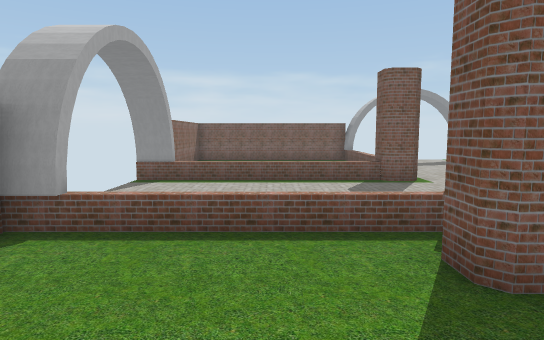
view 1 (above)

13 first-person views from a walk through a scene from a Unity 3-D project. The camera is 1.3 m above the floor, tilts 6° down and sees 75° across. The floor is counted in squares, 1 m on a side. Each view is taken from the middle of a square. On the plan, view 1 faces up. The plan holds only what a view shows up to about 15 squares ahead; the rest is blank. The player is left out. Some surface patterns are stand-ins.

view 2
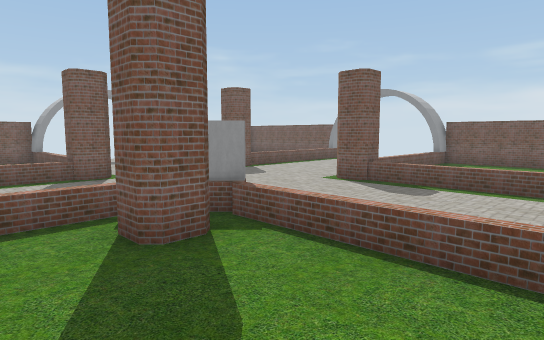

view 3
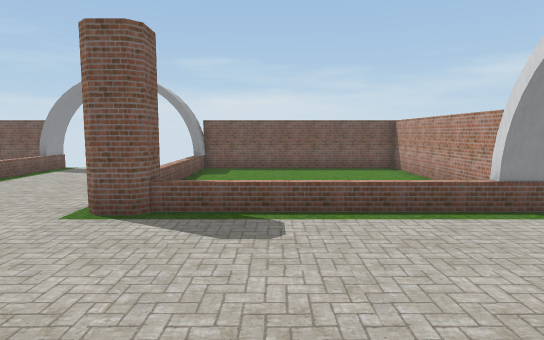

view 4
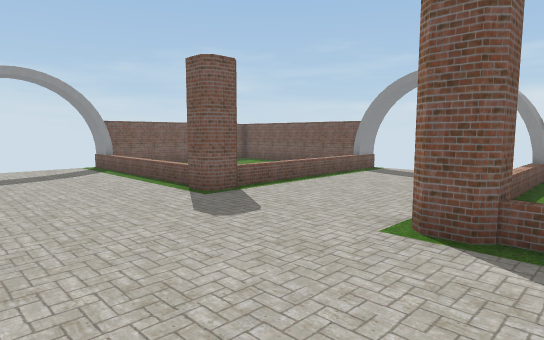

view 5
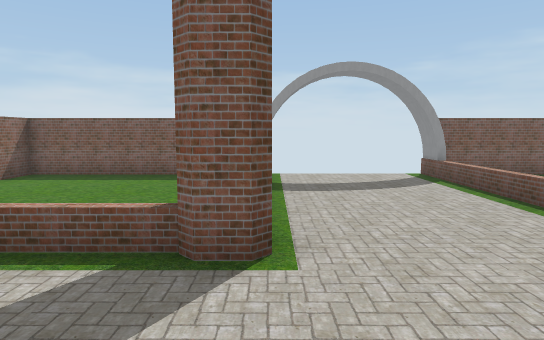

view 6
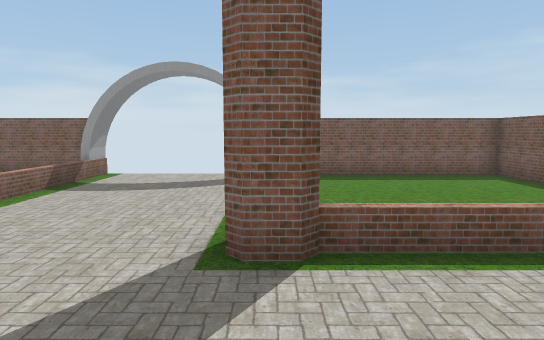

view 7
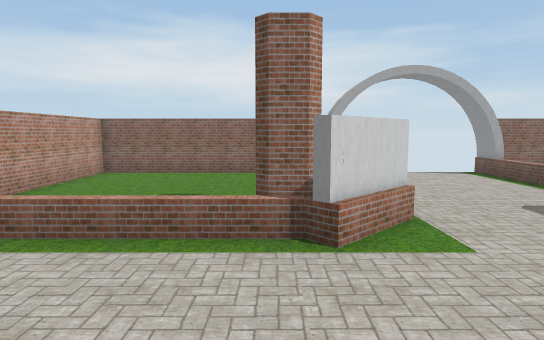

view 8
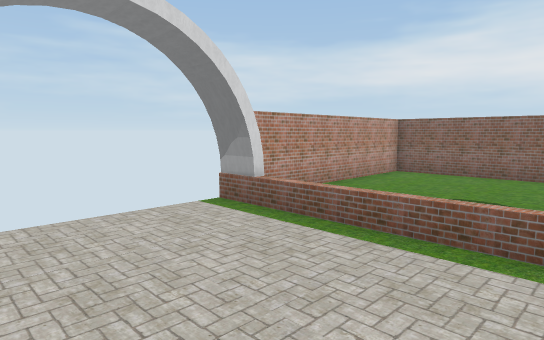

view 9
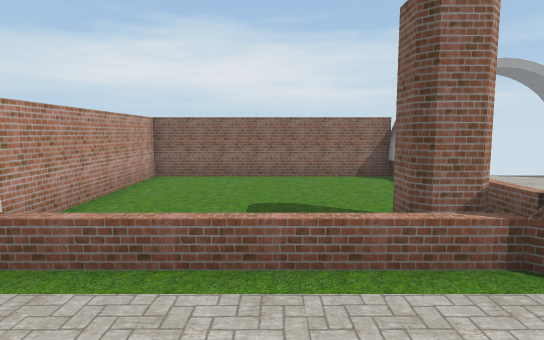

view 10
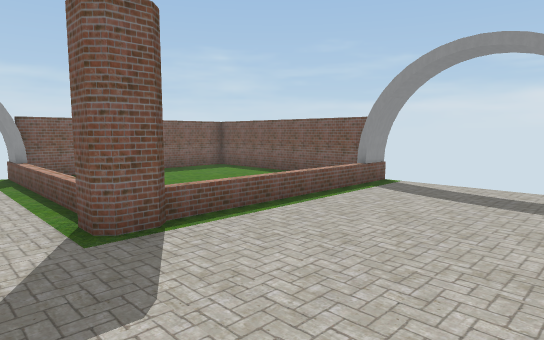

view 11
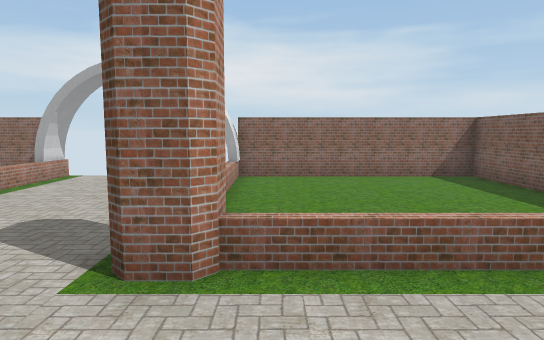

view 12
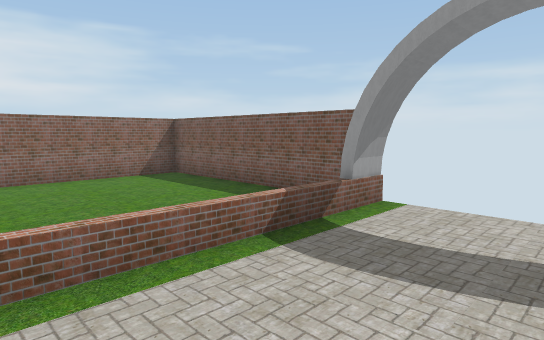

view 13
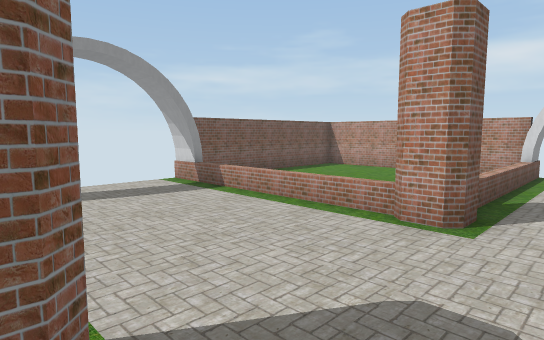

### Floor plan
Key: @ floor where view 1 was taken; # wall or solid block; . floor; / step, stairs or slope; = window, fence, low wall or low ledge; O other object.
Columns run from 4 left of view 1 to 16 right of it. Each row starts with its distance up from view 1.
 17 #########....########
 16 #.....  /..../......#
 15 #...... /..../......#
 14 #...... /..../......#
 13 #...... /..../......#
 12 #.....  /..../      #
 11 #.....  /..../      #
 10 ##//////#....#//////#
  9  ....................
  8  ....................
  7  ....................
  6  ....................
  5 ##.....O.....#//////#
  4 #.....#OO..../  ....#
  3 #.....##...../   ...#
  2 #............/   ...#
  1 #............/  ....#
  0 #...@......../  ....#
 -1 #..... ....../  ....#
 -2 #.....  #....=   ...#
 -3 #########    ########

Positions as (right, up) in squares from view 1, and headings:
1: (0, 0), facing up
2: (0, -1), facing up-right
3: (3, 2), facing right
4: (4, 3), facing up-right
5: (4, 6), facing up
6: (9, 6), facing up
7: (8, 3), facing left
8: (8, 3), facing down-left
9: (7, 1), facing left
10: (7, 5), facing up-right
11: (7, 11), facing left
12: (7, 11), facing up-left
13: (7, 10), facing down-right
